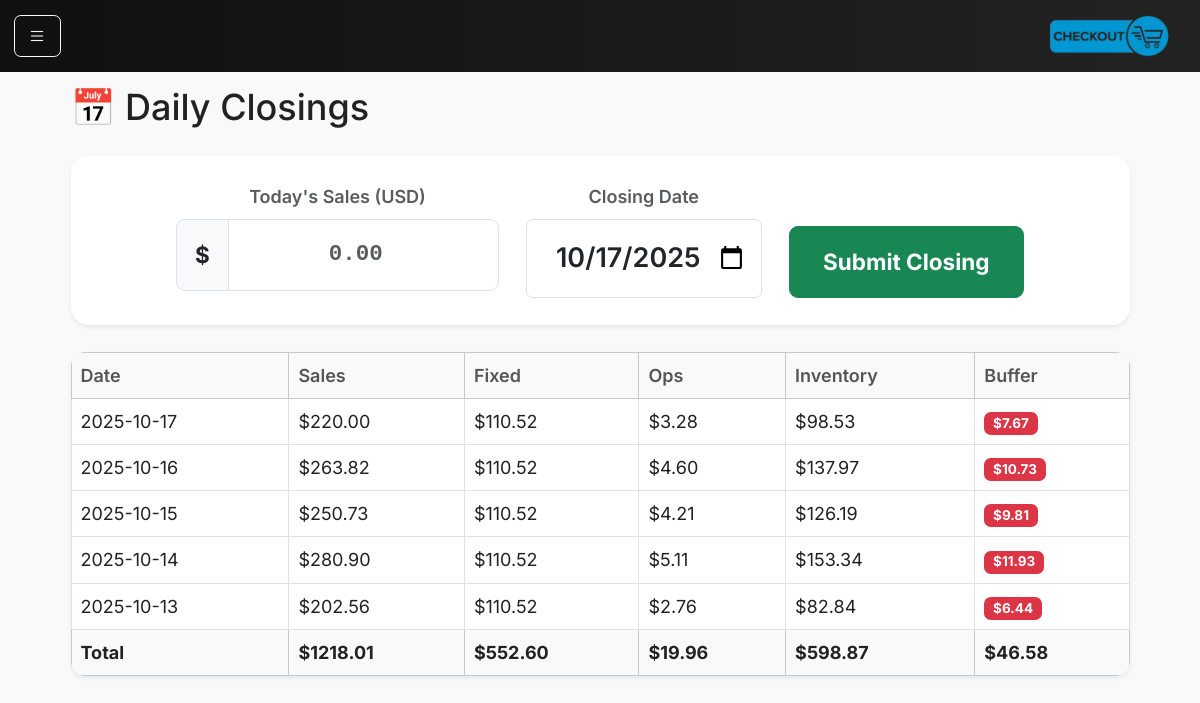
Page /closings on the committed database.
### models.py (models this page shows)
class DailyClosing(db.Model):
    __tablename__ = "daily_closings"
    id = db.Column(db.Integer, primary_key=True)
    date = db.Column(db.Date, nullable=False, unique=True)
    sales_cents = db.Column(db.Integer, nullable=False)
    fixed_allocation_cents = db.Column(db.Integer, default=0)
    ops_allocation_cents = db.Column(db.Integer, default=0)
    inventory_allocation_cents = db.Column(db.Integer, default=0)
    buffer_allocation_cents = db.Column(db.Integer, default=0)
    payment_mode = db.Column(db.String(20))
    notes = db.Column(db.String(255))
    created_at = db.Column(db.DateTime, default=datetime.utcnow)

### main.py (the view)
@app.route("/closings")
def closings():
    from main import DailyClosing
    all_closings = DailyClosing.query.order_by(DailyClosing.date.desc()).all()
    return render_template("closings.html", closings=all_closings, today=date.today())

### main.py (called while the page is built)
@app.context_processor
def inject_request():
    return dict(request=request)

### templates/closings.html
{% extends "base.html" %}
{% block content %}
<div class="container-fluid">
  <div class="d-flex justify-content-between align-items-center mb-3">
    <h2>📅 Daily Closings</h2>
  </div>
  <div class="card shadow-sm mb-4 border-0">
    <div class="card-body py-4">
      <form method="POST" action="{{ url_for('daily_close') }}" class="text-center">
        <div class="row justify-content-center g-4">
          <div class="col-md-4 col-sm-6">
            <label for="sales" class="form-label text-muted fw-semibold fs-6">Today's Sales (USD)</label>
            <div class="input-group input-group-lg">
              <span class="input-group-text bg-light fw-bold">$</span>
              <input type="number" name="sales" id="sales"
                class="form-control text-center display-5 fw-bold py-3 sale-input" min="0" step="0.01"
                placeholder="0.00" required autofocus>
            </div>
          </div>
          <div class="col-md-3 col-sm-6">
            <label for="date" class="form-label text-muted fw-semibold fs-6">Closing Date</label>
            <input type="date" name="date" id="date" class="form-control text-center fs-4 fw-semibold py-3 date-input"
              value="{{ today.isoformat() }}" required>
          </div>
          <div class="col-md-3 col-sm-6 d-flex align-items-end">
            <button type="submit" class="btn btn-success btn-lg w-100 py-3 fw-bold">
              Submit Closing
            </button>
          </div>
        </div>
      </form>
    </div>
  </div>
  <table class="table table-bordered bg-white shadow-sm">
    <thead class="table-light">
      <tr>
        <th>Date</th>
        <th>Sales</th>
        <th>Fixed</th>
        <th>Ops</th>
        <th>Inventory</th>
        <th>Buffer</th>
      </tr>
    </thead>
    <tbody>
      {% for c in closings %}
      <tr>
        <td>{{ c.date }}</td>
        <td>${{ "%.2f"|format(c.sales_cents / 100) }}</td>
        <td>${{ "%.2f"|format(c.fixed_allocation_cents / 100) }}</td>
        <td>${{ "%.2f"|format(c.ops_allocation_cents / 100) }}</td>
        <td>${{ "%.2f"|format(c.inventory_allocation_cents / 100) }}</td>
        <td>
          <span
            class="badge bg-{% if c.buffer_allocation_cents / c.sales_cents >= 0.4 %}success{% elif c.buffer_allocation_cents / c.sales_cents >= 0.2 %}warning{% else %}danger{% endif %}">
            ${{ "%.2f"|format(c.buffer_allocation_cents / 100) }}
          </span>
        </td>
      </tr>
      {% else %}
      <tr>
        <td colspan="6" class="text-center text-muted">No closings found</td>
      </tr>
      {% endfor %}
    </tbody>
    <tfoot class="table-light fw-bold">
      <tr>
        <td>Total</td>
        <td>
          ${{ '%.2f' % ((closings | sum(attribute='sales_cents', start=0)) / 100) }}
        </td>
        <td>
          ${{ '%.2f' % ((closings | sum(attribute='fixed_allocation_cents', start=0)) / 100) }}
        </td>
        <td>
          ${{ '%.2f' % ((closings | sum(attribute='ops_allocation_cents', start=0)) / 100) }}
        </td>
        <td>
          ${{ '%.2f' % ((closings | sum(attribute='inventory_allocation_cents', start=0)) / 100) }}
        </td>
        <td>
          ${{ '%.2f' % ((closings | sum(attribute='buffer_allocation_cents', start=0)) / 100) }}
        </td>
      </tr>
    </tfoot>
  </table>
</div>
{% endblock %}

### static/main.css (style rules this page uses)
html, body { font-family: 'Inter', sans-serif; background-color: #f6f8fb; color: #222; font-size: 18px; padding-top: 25px; background-color: #f9f9f9; }
.card { border-radius: 1rem; }
.table { border-radius: 0.8rem; overflow: hidden; }
.table th { color: #555; font-weight: 600; }
.table td { color: #222; }
.sale-input { font-family: 'Roboto Mono', monospace; font-size: 2.2rem; transition: box-shadow 0.2s ease; }
.date-input { font-size: 1.5rem; text-align: center; }

### rows in the picture
DailyClosing: date "2025-10-17", c.sales_cents/100 "220.00", c.fixed_allocation_cents/100 "110.52", c.ops_allocation_cents/100 "3.28", c.inventory_allocation_cents/100 "98.53", c.buffer_allocation_cents/100 "7.67"
DailyClosing: date "2025-10-16", c.sales_cents/100 "263.82", c.fixed_allocation_cents/100 "110.52", c.ops_allocation_cents/100 "4.60", c.inventory_allocation_cents/100 "137.97", c.buffer_allocation_cents/100 "10.73"
DailyClosing: date "2025-10-15", c.sales_cents/100 "250.73", c.fixed_allocation_cents/100 "110.52", c.ops_allocation_cents/100 "4.21", c.inventory_allocation_cents/100 "126.19", c.buffer_allocation_cents/100 "9.81"
DailyClosing: date "2025-10-14", c.sales_cents/100 "280.90", c.fixed_allocation_cents/100 "110.52", c.ops_allocation_cents/100 "5.11", c.inventory_allocation_cents/100 "153.34", c.buffer_allocation_cents/100 "11.93"
DailyClosing: date "2025-10-13", c.sales_cents/100 "202.56", c.fixed_allocation_cents/100 "110.52", c.ops_allocation_cents/100 "2.76", c.inventory_allocation_cents/100 "82.84", c.buffer_allocation_cents/100 "6.44"

### other values in the picture
{{ '%.2f' % ((closings | sum(attribute='sales_cents', start=0)) / 100) }} "1218.01"
